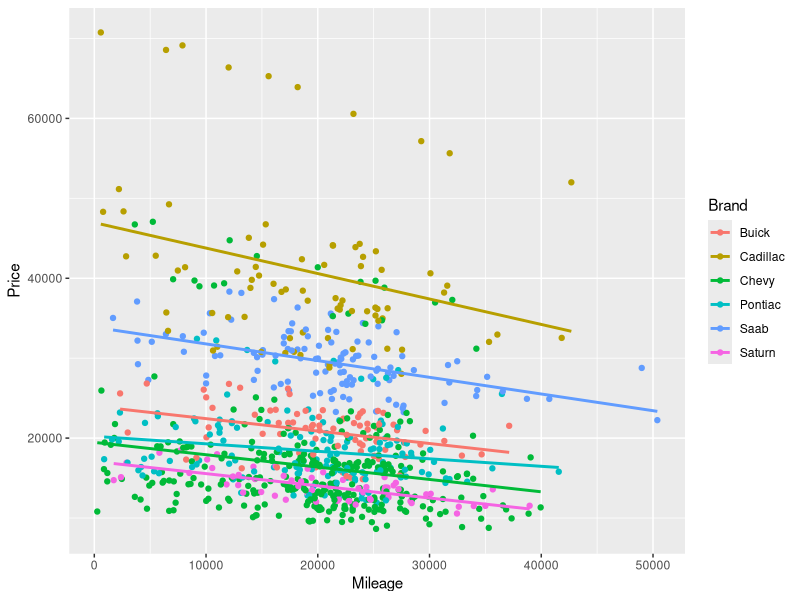
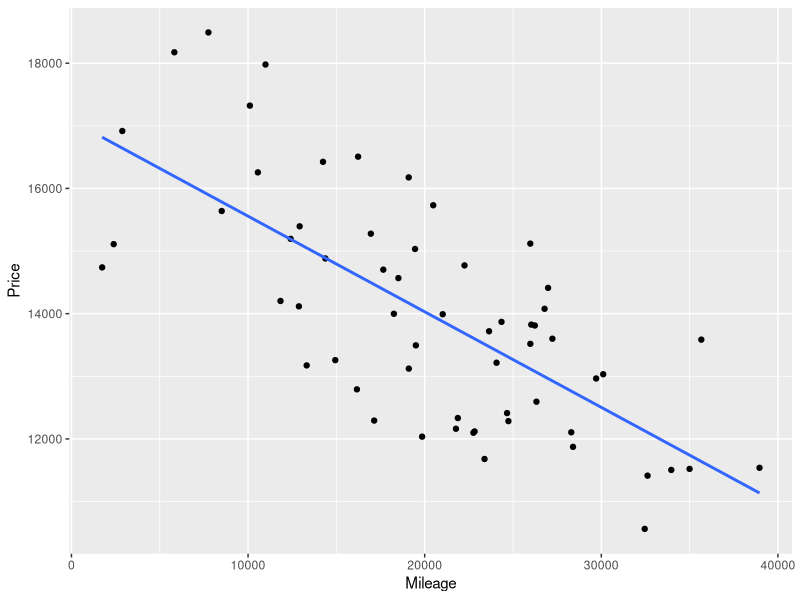
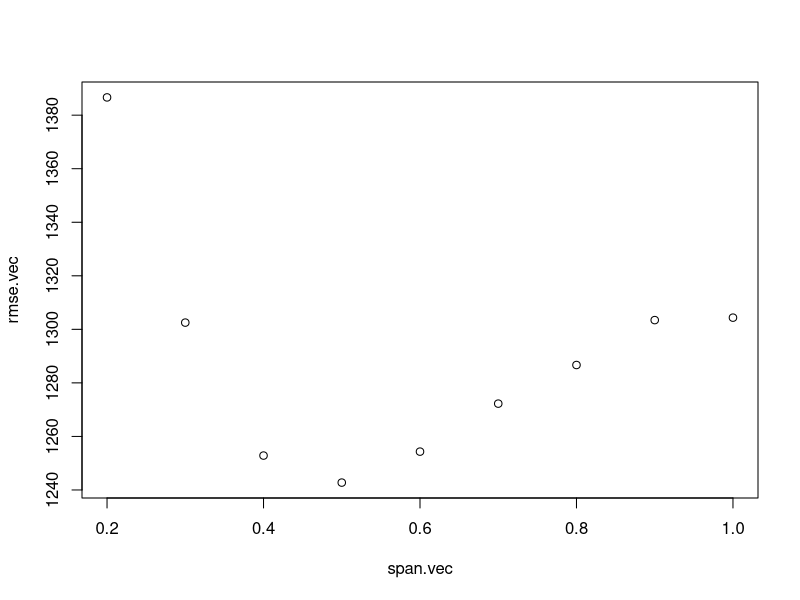
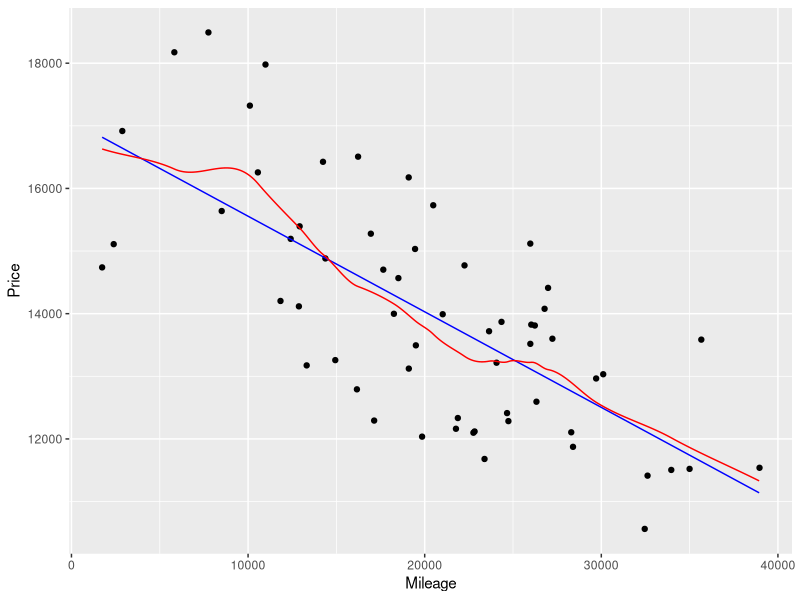

R code for these plots, in order: (Note: this script raises an error after producing the figures.)
## ---- chunk 1
library(tidyverse)
library(caret)
library(pROC)
## ---- chunk 2
data("cars")
str(cars)
## ---- chunk 3
brand.names <- c("Buick", "Cadillac", "Chevy", "Pontiac", "Saab", "Saturn")
car.types <- c("coupe", "hatchback", "sedan", "wagon")
mycars <- cars %>%
  mutate(Brand = factor(case_when(
    Buick == 1 ~ "Buick",
    Cadillac == 1 ~ "Cadillac",
    Chevy == 1 ~ "Chevy",
    Pontiac == 1 ~ "Pontiac",
    Saab == 1 ~ "Saab",
    Saturn == 1 ~ "Saturn"))) %>%
  mutate(Type = factor(case_when(
    coupe == 1 ~ "coupe",
    hatchback == 1 ~ "hatchback",
    sedan == 1 ~ "sedan",
    wagon == 1 ~ "wagon"))) %>%
  select(!contains(brand.names) & !contains(car.types))
ggplot(mycars, aes(x=Mileage, y=Price, color=Brand)) +
  geom_point() +
  geom_smooth(method="lm", se=FALSE)
## ---- chunk 4
saturn <- mycars %>% filter(Brand == "Saturn")
ggplot(saturn, aes(x=Mileage, y=Price)) + geom_point() +
  geom_smooth(method="lm", se=FALSE)
## ---- chunk 5
set.seed(23948)
k <- 10
folds <- rep(1:k, each=ceiling(nrow(saturn)/k))
folds <- sample(folds, nrow(saturn))
## ---- chunk 6
i <- 1
fit <- lm(Price ~ Mileage, data=saturn[folds != i, ])
RMSE(saturn$Price[folds==i], predict(fit, newdata=saturn[folds==i, ]))
## ---- chunk 7
rmse.vec <- numeric(k)
for(i in 1:k){
  fit <- lm(Price ~ Mileage, data=saturn[folds != i, ])
  rmse.vec[i] <-
    RMSE(saturn$Price[folds==i], predict(fit, newdata=saturn[folds==i, ]))
}
rmse.vec
mean(rmse.vec)
## ---- chunk 8
rmse.vec <- numeric(k)
for(i in 1:k){
  fit <- loess(Price ~ Mileage, data=saturn[folds != i, ], degree=1, span=0.5)
  # Note: na.rm=TRUE is a quick fix because loess won't predict outside the
  # range of training data.
  rmse.vec[i] <-
    RMSE(saturn$Price[folds==i], predict(fit, newdata=saturn[folds==i, ]), na.rm=TRUE)
}
rmse.vec
mean(rmse.vec)
## ---- chunk 9
# Note the dot construction. It passes extra parameters to the modeling function.
rmse.saturn <- function(method=lm, ...){
  set.seed(23948)
  k <- 10
  folds <- rep(1:k, each=ceiling(nrow(saturn)/k))
  folds <- sample(folds, nrow(saturn))
  rmse.vec <- numeric(k)
  for(i in 1:k){
    fit <- method(Price ~ Mileage, data=saturn[folds != i, ], ...)
    rmse.vec[i] <-
      RMSE(saturn$Price[folds==i], predict(fit, newdata=saturn[folds==i, ]),
           na.rm=TRUE)
  }
  return(mean(rmse.vec))
}
rmse.saturn(lm)
rmse.saturn(loess, span=0.5)
## ---- chunk 10
span.vec <- seq(0.2, 1.0, by=0.1)
rmse.vec <- map_dbl(span.vec, ~rmse.saturn(method=loess, span=.x))
plot(x=span.vec, y=rmse.vec)
span.best <- span.vec[which.min(rmse.vec)]
## ---- chunk 11
saturn.plot <- data.frame(
  Mileage = seq(min(saturn$Mileage, na.rm=TRUE), max(saturn$Mileage, na.rm=TRUE), by=100)
)
# Why do it this way, rather than with geom_smooth?
fit.lm <- lm(Price ~ Mileage, data=saturn)
fit.loess <- loess(Price ~ Mileage, data=saturn, degree=1, span=span.best)
saturn.plot$lm.Price <- predict(fit.lm, newdata=saturn.plot)
saturn.plot$loess.Price <- predict(fit.loess, newdata=saturn.plot)
ggplot(saturn) +
  geom_point(aes(x=Mileage, y=Price)) +
  geom_line(data=saturn.plot, aes(x=Mileage, y=lm.Price), color="blue") +
  geom_line(data=saturn.plot, aes(x=Mileage, y=loess.Price), color="red") 
  
## ---- chunk 12
lm.train <- train(
  Price ~ Mileage, data=saturn, method="lm",
  trControl = trainControl(method="cv", number=10)
)
lm.train
## ---- chunk 13
# Warning: This isn't quite the same LOESS method. In this case, I've checked,
# and it seems to give the same results.
loess.train <- train(
  Price ~ Mileage, data=saturn, method="gamLoess",
  trControl = trainControl(method="cv", number=10),
  tuneGrid = data.frame(span=seq(0.1, 1.0, by=0.05), degree=1)
)
plot(loess.train)
loess.train
## ---- chunk 14
loess.train$bestTune
saturn.plot$train.Price <- predict(loess.train$finalModel, newdata=saturn.plot)
saturn.plot %>%
  pivot_longer(contains("Price"), names_to="Method", values_to="Price") %>%
  ggplot() +
  geom_line(aes(x=Mileage, y=Price, color=Method)) +
  geom_point(data=saturn, aes(x=Mileage, y=Price))
## ---- chunk 15
# Logistic regression works with a 0/1 variable or a factor variable, but
# `caret` functions like factors.
# Adding "C" in front of cylinders to avoid an error related to names starting
# with a number that we run into later.
cad <- mycars %>% filter(Brand=="Cadillac") %>%
  select(Mileage, Price, Cylinder) %>%
  mutate(Cylinder = factor(case_when(
    Cylinder == 6 ~ "C6",
    Cylinder == 8 ~ "C8"
  )))
ggplot(cad) +
  geom_point(aes(x=Mileage, y=Price, color=Cylinder))
## ---- chunk 16
# We'll use the `caret` `createDataPartition` here.
ind <- createDataPartition(cad$Cylinder, p=0.70, list=FALSE)
cad.train <- cad[ind, ]
cad.test <- cad[-ind, ]
table(cad.train$Cylinder)/sum(table(cad.train$Cylinder))
table(cad.test$Cylinder)/sum(table(cad.test$Cylinder))
## ---- chunk 17
cad.fit <- glm(Cylinder ~ Mileage + Price, data=cad.train, family="binomial")
cad.prob <- predict(cad.fit, newdata=cad.test, type="response")
# One quick way to try to deal with imbalance in categories in the training set
# is to set the threshold equal to the percentage in the top class.
cad.pred <- factor(if_else(cad.prob >= 0.75, "C8", "C6"))
# The `caret` confusionMatrix` command gives a good summary.
# Remember that `data` is actually the predicted values, and
# `reference` is actually the real observed values.
# We also need to tell it which is the "positive" class.
# `glm` assumes that the last class is positive, but by default 
# `confusionMatrix` goes the other way if we don't correct it.
confusionMatrix(data=cad.pred, reference=cad.test$Cylinder, positive="C8")
## ---- chunk 18
# Note that `train` allows extra parameters for the model to be entered. 
# In this case `family`.
cad.fit2 <- train(Cylinder ~ Mileage + Price, data=cad.train, method="glm",
                  trControl=trainControl(method="cv", number=10),
                  family="binomial")
cad.fit2
cad.fit2$finalModel
confusionMatrix(cad.fit2)
## ---- chunk 19
# To plot a ROC curve, we need to save the probability calculations from the 
# logistic regression in `train`.
cad.fit3 <- train(Cylinder ~ Mileage + Price, data=cad.train, method="glm",
                  trControl=trainControl(method="cv", number=10, 
                                         savePredictions="final", classProbs=TRUE),
                  family="binomial")
cad.fit3$pred
cad.roc <- roc(cad.fit3$pred$obs ~ cad.fit3$pred$C8)
ggroc(cad.roc) +
  geom_text(aes(x=cad.roc$specificities, y=cad.roc$sensitivities,
                label=round(cad.roc$thresholds, 3), hjust=1, vjust=0))
auc(cad.roc)
